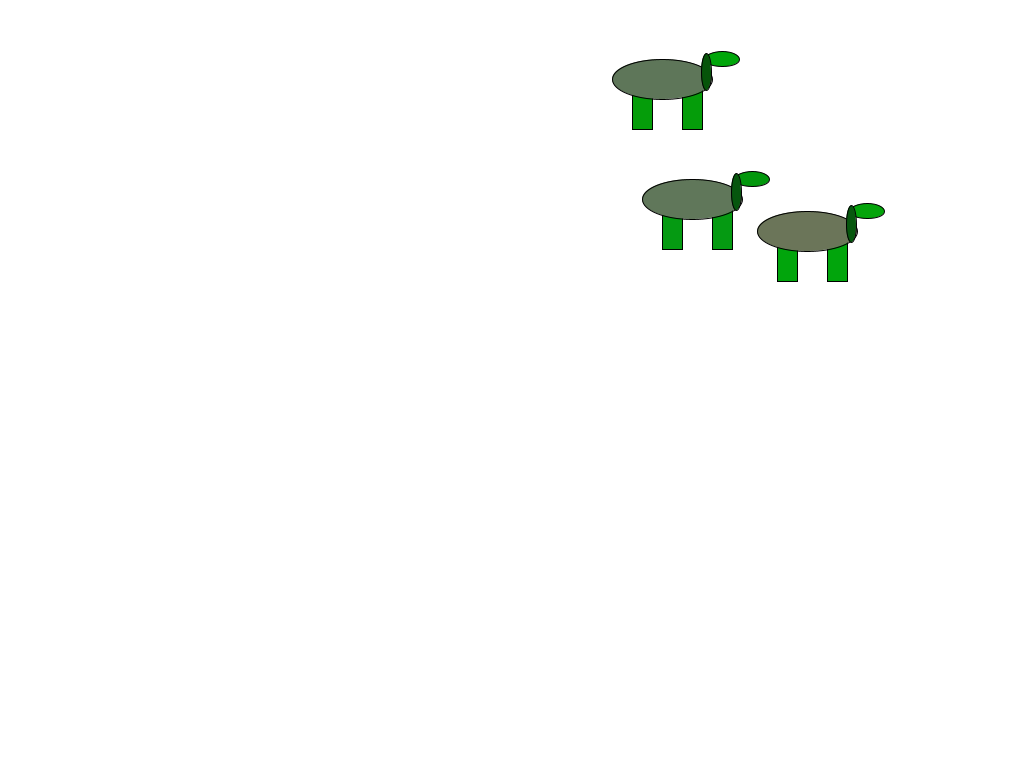
Frame 1 (no input)
Frame 60 (the mouse pressed at the canvas centre just before this capture): identical to frame 1, image omitted
Frame 120 (the mouse held since frame 60 and released just before this capture): identical to frame 1, image omitted

The Processing sketch that drew this single still picture (run headless with seeded random() and noise(); from frame 60 on, the mouse is pressed at the canvas centre):

// Processing sketch: turtles
// ── turtles.pde
//I like turtles
int a=0;
void setup() {
  println("I like turtles");
  size(1024, 768);
  background(255);
}
void draw() {
  while (a<3) {
    turtle(int(random(1024)), int(random(768))-100);
    a++;
  }
}
void turtle(int x, int y) {
  fill(random(0, 6), random(150, 170), random(10, 20));
  rect(x, y+100, 20, 50);//legs
  rect(x+50, y+100, 20, 50);//legs
  fill(random(90, 110), random(110, 130), random(80, 100));
  ellipse(x+30, y+100, 100, 40);//body
  fill(random(0, 6), random(150, 170), random(10, 20));
  ellipse(x+90, y+80, 35, 15);//head
  fill(random(6, 14), random(80, 100), random(10, 20));
  ellipse(x+74, y+93, 10, 37);//head
}
